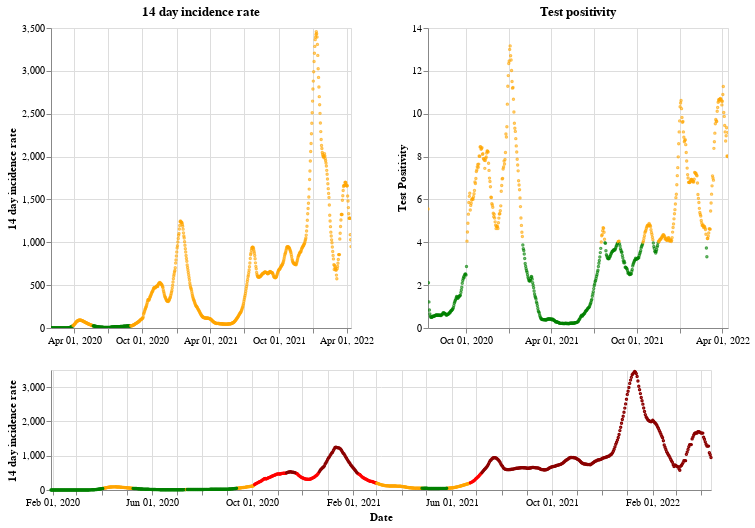

Notebook code for this chart:
### Markdown cell above
## England

### Code cell
plot_traffic_light('England')

### Figure 1 — Vega-Lite specification as saved in the notebook (floating-point values rounded to 4 significant figures; data arrays with more than 128 entries replaced by an {"elided": "..."} marker saying what was removed)
{"config": {"view": {"continuousWidth": 400, "continuousHeight": 300}}, "vconcat": [{"hconcat": [{"mark": {"type": "point", "size": 2}, "encoding": {"color": {"condition": {"value": "green", "test": "(datum.twoWeeklyCasesRate <= 25)"}, "value": "orange"}, "tooltip": [{"type": "nominal", "field": "areaName"}, {"type": "temporal", "field": "date"}, {"type": "quantitative", "field": "twoWeeklyCasesRate"}, {"type": "quantitative", "field": "testPositivity"}], "x": {"type": "temporal", "axis": {"title": ""}, "field": "date", "scale": {"domain": {"selection": "DateBrush"}}, "timeUnit": "yearmonthdate"}, "y": {"type": "quantitative", "axis": {"title": "14 day incidence rate"}, "field": "twoWeeklyCasesRate"}}, "title": "14 day incidence rate", "width": 300}, {"mark": {"type": "point", "size": 2}, "encoding": {"color": {"condition": {"value": "green", "test": "(datum.testPositivity <= 4)"}, "value": "orange"}, "tooltip": [{"type": "nominal", "field": "areaName"}, {"type": "temporal", "field": "date"}, {"type": "quantitative", "field": "twoWeeklyCasesRate"}, {"type": "quantitative", "field": "testPositivity"}], "x": {"type": "temporal", "axis": {"title": ""}, "field": "date", "scale": {"domain": {"selection": "DateBrush"}}, "timeUnit": "yearmonthdate"}, "y": {"type": "quantitative", "axis": {"title": "Test Positivity"}, "field": "testPositivity"}}, "title": "Test positivity", "width": 300}]}, {"layer": [{"mark": {"type": "point", "size": 2}, "encoding": {"color": {"condition": {"value": "orange", "test": "(((datum.testPositivity < 4) && (datum.twoWeeklyCasesRate >= 50)) && (datum.twoWeeklyCasesRate < 200))"}, "value": "red"}, "opacity": {"condition": {"value": 1, "test": "((datum.twoWeeklyCasesRate >= 50) && (datum.twoWeeklyCasesRate < 500))"}, "value": 0}, "tooltip": [{"type": "nominal", "field": "areaName"}, {"type": "temporal", "field": "date"}, {"type": "quantitative", "field": "twoWeeklyCasesRate"}, {"type": "quantitative", "field": "testPositivity"}], "x": {"type": "temporal", "axis": {"title": "Date"}, "field": "date", "timeUnit": "yearmonthdate"}, "y": {"type": "quantitative", "axis": {"title": "14 day incidence rate"}, "field": "twoWeeklyCasesRate"}}, "selection": {"DateBrush": {"type": "interval", "encodings": ["x"], "fields": ["Time"]}}}, {"mark": {"type": "point", "size": 2}, "encoding": {"color": {"value": "darkred"}, "opacity": {"condition": {"value": 1, "test": "(datum.twoWeeklyCasesRate >= 500)"}, "value": 0}, "tooltip": [{"type": "nominal", "field": "areaName"}, {"type": "temporal", "field": "date"}, {"type": "quantitative", "field": "twoWeeklyCasesRate"}, {"type": "quantitative", "field": "testPositivity"}], "x": {"type": "temporal", "axis": {"title": "Date"}, "field": "date", "timeUnit": "yearmonthdate"}, "y": {"type": "quantitative", "axis": {"title": "14 day incidence rate"}, "field": "twoWeeklyCasesRate"}}}, {"mark": {"type": "point", "size": 2}, "encoding": {"color": {"condition": {"value": "green", "test": "((datum.testPositivity < 4) && (datum.twoWeeklyCasesRate < 50))"}, "value": "orange"}, "opacity": {"condition": {"value": 1, "test": "(datum.twoWeeklyCasesRate < 50)"}, "value": 0}, "tooltip": [{"type": "nominal", "field": "areaName"}, {"type": "temporal", "field": "date"}, {"type": "quantitative", "field": "twoWeeklyCasesRate"}, {"type": "quantitative", "field": "testPositivity"}], "x": {"type": "temporal", "axis": {"title": "Date"}, "field": "date", "timeUnit": "yearmonthdate"}, "y": {"type": "quantitative", "axis": {"title": "14 day incidence rate"}, "field": "twoWeeklyCasesRate"}}}], "height": 120, "width": 660}], "data": {"name": "data-f819649f3d8878e043a61c3be958f388"}, "$schema": "https://vega.github.io/schema/vega-lite/v4.8.1.json", "datasets": {"data-f819649f3d8878e043a61c3be958f388": {"elided": "805 records"}}}
